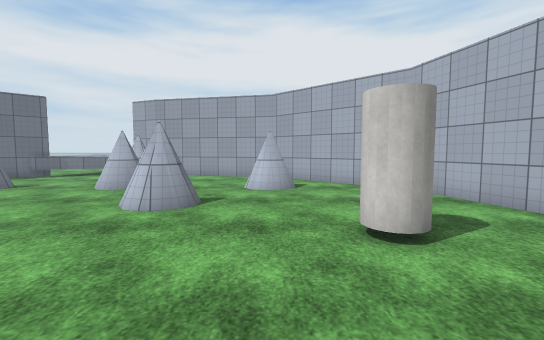
[1] (above)

16 first-person views from a walk through a scene from a Unity 3-D project. The camera is 1.3 m above the floor, tilts 4° down and sees 90° across. The floor is counted in squares, 1 m on a side. Each view is taken from the middle of a square. On the plan, view 1 faces up. The plan holds only what a view shows up to about 13 squares ahead; the rest is blank. The place goes on beyond the plan. The player character is not drawn. Surface patterns are stand-ins for the level's own textures.

[2]
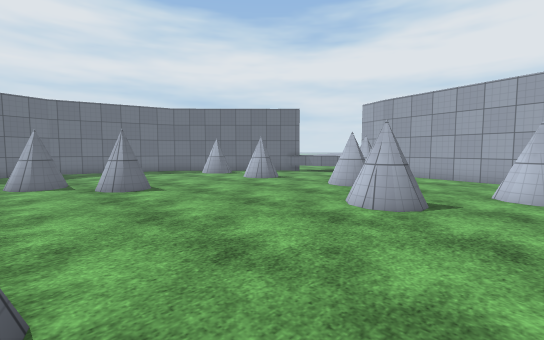

[3]
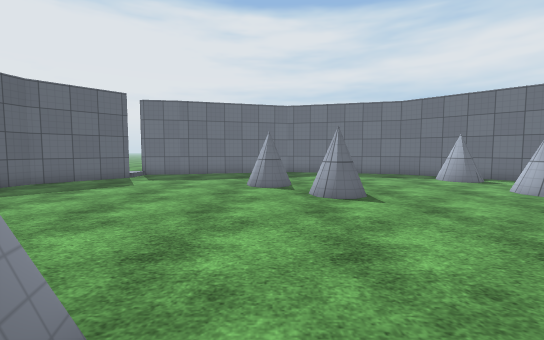

[4]
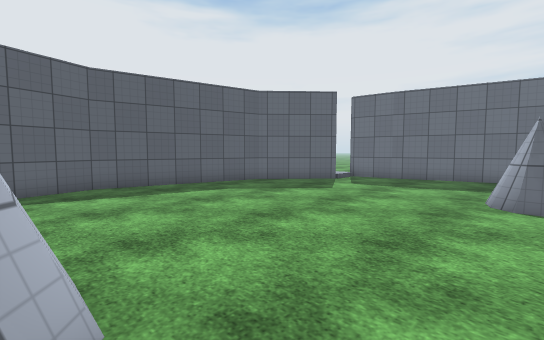

[5]
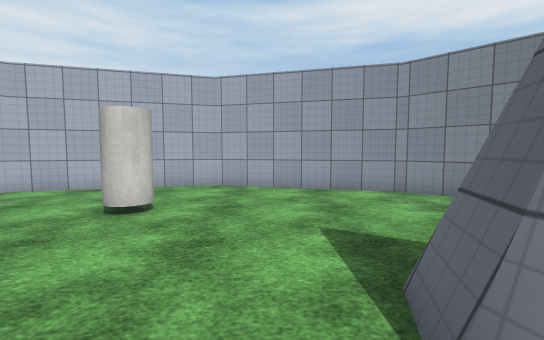

[6]
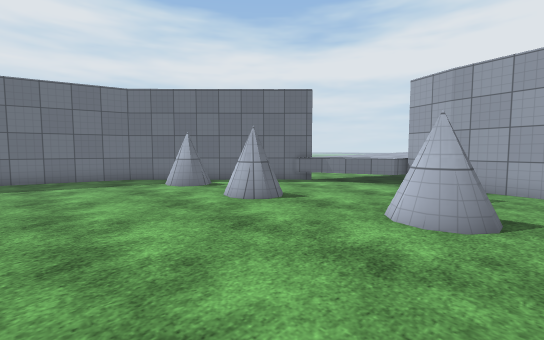

[7]
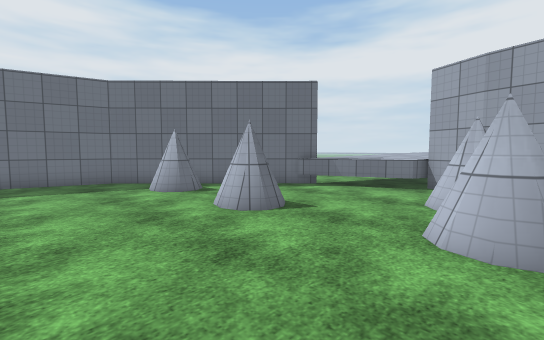

[8]
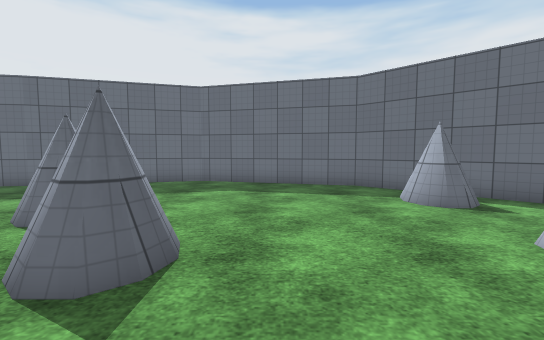

[9]
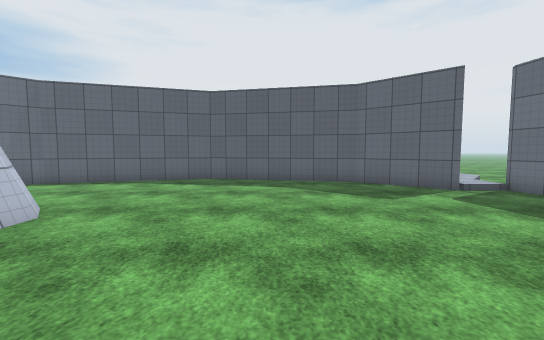

[10]
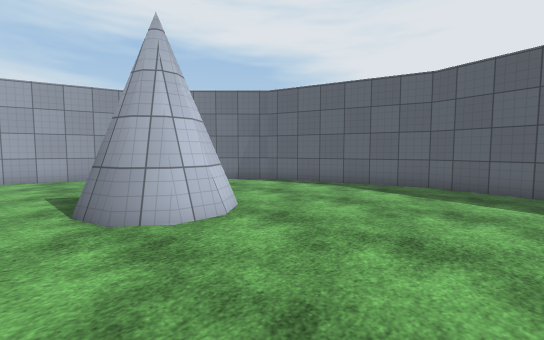

[11]
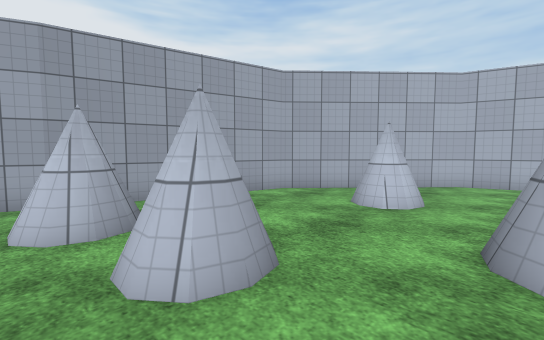

[12]
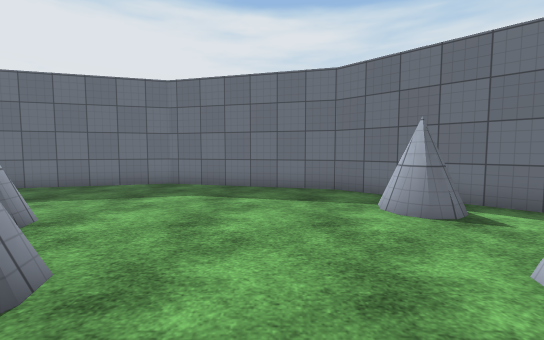

[13]
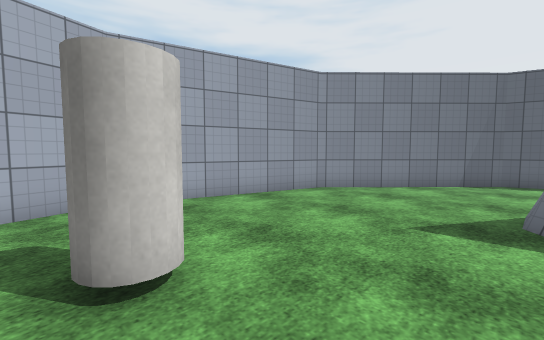

[14]
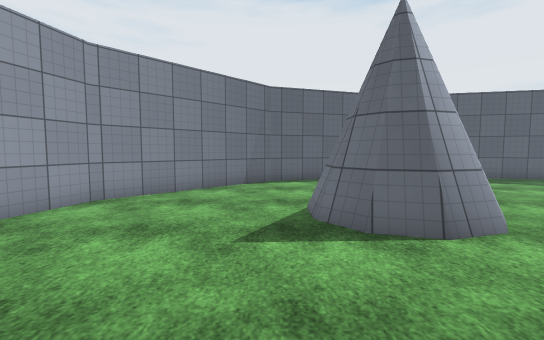

[15]
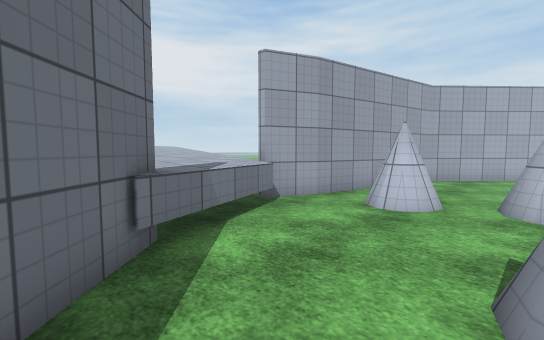

[16]
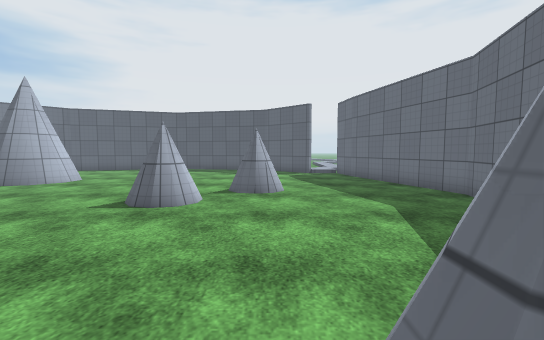

### Floor plan
Key: @ floor where view 1 was taken; # wall or solid block; . main floor; : floor 0.25 m higher than the main floor; / step, stairs or slope; = window, fence, low wall or low ledge; ^ raised ledge; C cylinder; O other object.
Columns run from 19 left of view 1 to 6 right of it. Each row starts with its distance up from view 1.
 22            ^
 21            ^^
 20           ^^^
 19           ^^^
 18          ^^^
 17         .^^^
 16        .^^^^
 15        .^^^^####
 14        #^^.....#####
 13       ##.....#=....##
 12      ##.....=#......##
 11     ##...............###
 10    ###..##...##...=#=..##
  9   ##=#=.##...##....:....#
  8   #.....................#
  7  ##.............##......##
  6  #..............##.......#
  5  #.......................#
  4  #.......=..........CC...#
  3 ##......O#...............#
  2 #......=.=...............#
  1 ##....##.................#
  0  #....==........##.@.....#
 -1  #.............####.....##
 -2  #.............####.....#
 -3  ##............## ......#
 -4   #....................##
 -5   #...................##
 -6   #/#................##
 -7   /:## .............##
 -8   /   ##.........####
 -9        ##### .####
-10             ###

Positions as (right, up) in squares from view 1, and headings:
1: (0, 0), facing up
2: (0, 0), facing up-left
3: (-2, 1), facing left
4: (-4, 1), facing down-left
5: (-4, 1), facing right
6: (-4, 4), facing up-left
7: (-5, 5), facing up-left
8: (-7, 5), facing left
9: (-9, 3), facing down
10: (-9, 1), facing down-right
11: (-7, 7), facing up-right
12: (-8, 6), facing left
13: (-1, 5), facing down-right
14: (0, 4), facing down
15: (-13, 10), facing up-right
16: (-13, 10), facing down
